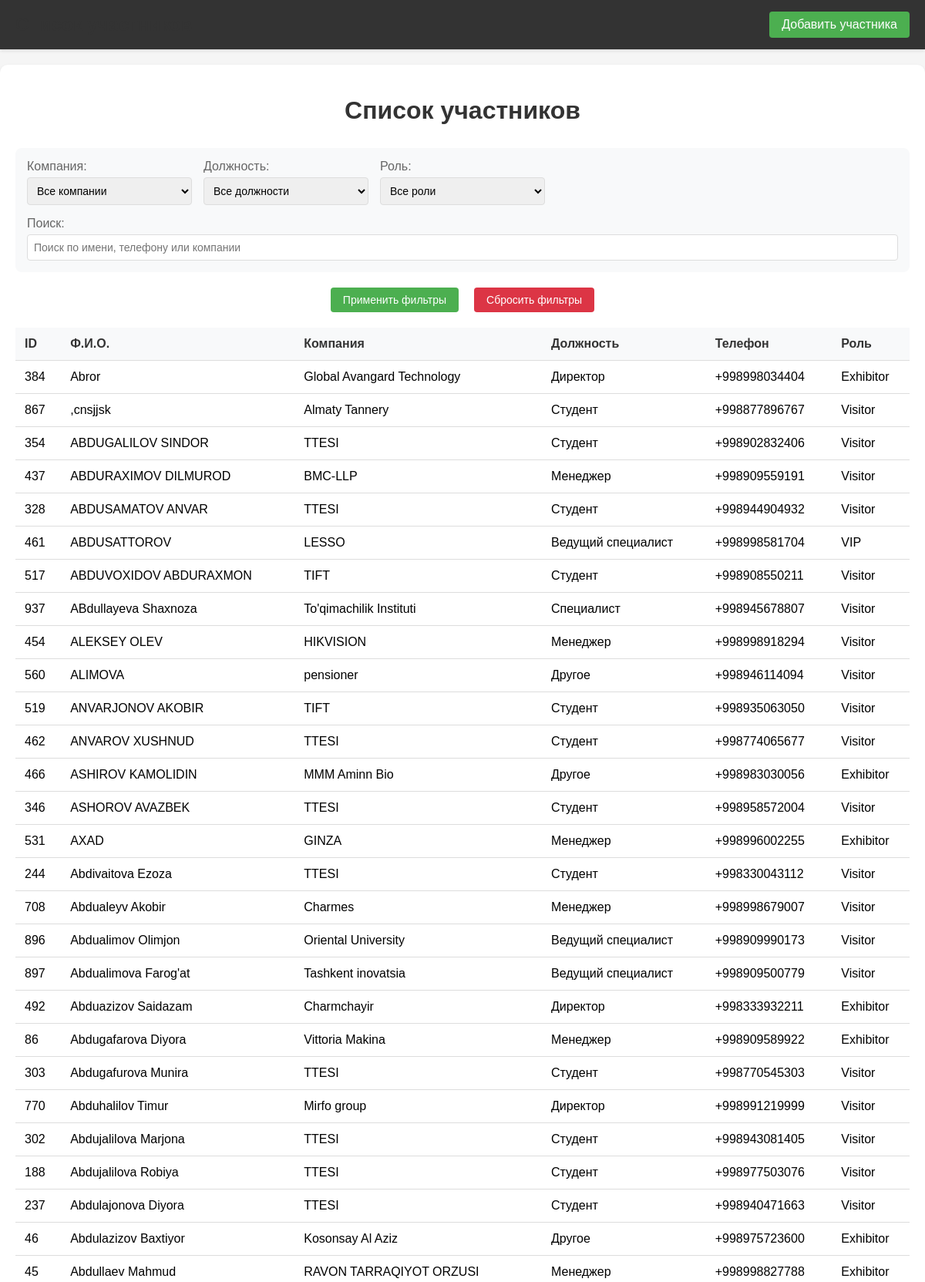
The page /members-list/ (signed in, upper part) on the database its author committed.
### api/models.py (models this page shows, shortened)
class Member(models.Model):
    name = models.CharField(max_length=100, verbose_name="Ф. И. О.")
    company = models.ForeignKey(Company, on_delete=models.CASCADE, verbose_name="Компания")
    position = models.ForeignKey(Position, on_delete=models.PROTECT, verbose_name="Должность")
    phone = models.CharField(max_length=15, verbose_name="Телефон")
    role = models.IntegerField(choices=ROLE_CHOISES.choices, default=3)
    qr_code = models.ImageField(upload_to='qr_codes/members/', blank=True, null=True)
    registration_time = models.TimeField(auto_now_add=True, verbose_name="Дата регистрации")

class Company(models.Model):
    name = models.CharField(max_length=100)

class Position(models.Model):
    name = models.CharField(max_length=100, verbose_name="Название должности")
    code = models.CharField(max_length=20, unique=True, verbose_name="Код должности")
    class Meta:
        ordering = ['name']
        verbose_name = "Должность"
        verbose_name_plural = "Должности"

### api/views.py (the view)
@user_passes_test(lambda u: u.is_superuser)
def members_list_view(request):
    members = Member.objects.all().order_by('name')
    company_filter = request.GET.get('company')
    position_filter = request.GET.get('position')
    role_filter = request.GET.get('role')
    search_query = request.GET.get('search')
    if company_filter:
        members = members.filter(company__id=company_filter)
    if position_filter:
        members = members.filter(position__id=position_filter)
    if role_filter:
        members = members.filter(role=role_filter)
    if search_query:
        members = members.filter(
            Q(name__icontains=search_query) |
            Q(phone__icontains=search_query) |
            Q(company__name__icontains=search_query)
        )
    page = request.GET.get('page', 1)
    paginator = Paginator(members, 50)
    try:
        members_page = paginator.page(page)
    except PageNotAnInteger:
        members_page = paginator.page(1)
    except EmptyPage:
        members_page = paginator.page(paginator.num_pages)
    companies = Company.objects.all().order_by('name')
    positions = Position.objects.all().order_by('name')
    return render(request, 'members_list.html', {
        'members': members_page,
        'companies': companies,
        'positions': positions,
        'roles': ROLE_CHOISES.choices,
        'current_filters': {
            'company': company_filter,
            'position': position_filter,
            'role': role_filter,
            'search': search_query
        }
    })

### template/members_list.html (shortened to what this page needs)
{% load static %}
<!DOCTYPE html>
<html lang="ru">
<head>
</head>
<body>
    <header class="header">
        <div class="header-container">
            <h1 class="header-title">Список участников</h1>
            <nav class="header-nav">
                <a href="{% url 'add_member' %}" class="header-link">Добавить участника</a>
            </nav>
        </div>
    </header>
    <div class="container">
        <h1>Список участников</h1>
        <form method="GET" action="{% url 'members_list' %}">
            <div class="filters">
                <div class="filter-group">
                    <label for="company">Компания:</label>
                    <select name="company" id="company">
                        <option value="">Все компании</option>
                    </select>
                </div>
                <div class="filter-group">
                    <label for="position">Должность:</label>
                    <select name="position" id="position">
                        <option value="">Все должности</option>
                    </select>
                </div>
                <div class="filter-group">
                    <label for="role">Роль:</label>
                    <select name="role" id="role">
                        <option value="">Все роли</option>
                    </select>
                </div>
                <div class="filter-group search-box">
                    <label for="search">Поиск:</label>
                    <input type="text" name="search" id="search" placeholder="Поиск по имени, телефону или компании"
                           value="{{ current_filters.search|default:'' }}">
                </div>
            </div>
            <div class="buttons-container">
                <button type="submit">Применить фильтры</button>
                <button type="button" class="clear-filters" onclick="window.location.href='{% url 'members_list' %}'">
                    Сбросить фильтры
                </button>
            </div>
        </form>
        {% if members %}
            <table class="members-table">
                <thead>
                    <tr>
                        <th>ID</th>
                        <th>Ф.И.О.</th>
                        <th>Компания</th>
                        <th>Должность</th>
                        <th>Телефон</th>
                        <th>Роль</th>
                    </tr>
                </thead>
                <tbody>
                    {% for member in members %}
                        <tr>
                            <td>{{ member.id }}</td>
                            <td>{{ member.name }}</td>
                            <td>{{ member.company.name }}</td>
                            <td>{{ member.position.name }}</td>
                            <td>{{ member.phone }}</td>
                            <td>{{ member.get_role_display }}</td>
                        </tr>
                    {% endfor %}
                </tbody>
            </table>
        {% else %}
            <div class="no-results">
                Участники не найдены
            </div>
        {% endif %}
    </div>
</body>
</html>

### template/members_list.html (style rules this page uses)
body { font-family: Arial, sans-serif; margin: 0; padding: 0; background-color: #f5f5f5; }
.header { background-color: #333; color: white; padding: 15px 0; box-shadow: 0 2px 4px rgba(0, 0, 0, 0.1); }
.header-container { max-width: 1200px; margin: 0 auto; display: flex; justify-content: space-between; align-items: center; padding: 0 20px; }
.header-title { margin: 0; font-size: 1.5rem; }
.header-nav { display: flex; gap: 20px; }
.header-link { color: white; text-decoration: none; padding: 8px 16px; border-radius: 4px; background-color: #4CAF50; transition: background-color 0.3s; }
.container { max-width: 1200px; margin: 20px auto; background-color: white; padding: 20px; border-radius: 10px; box-shadow: 0 2px 4px rgba(0, 0, 0, 0.1); }
h1 { color: #333; text-align: center; margin-bottom: 30px; }
.filters { display: grid; grid-template-columns: repeat(auto-fit, minmax(200px, 1fr)); gap: 15px; margin-bottom: 20px; padding: 15px; background-color: #f8f9fa; border-radius: 8px; }
.filter-group { display: flex; flex-direction: column; }
.filter-group label { margin-bottom: 5px; color: #666; }
select, input[type="text"] { padding: 8px; border: 1px solid #ddd; border-radius: 4px; font-size: 14px; }
.search-box { grid-column: 1 / -1; }
button { padding: 8px 16px; background-color: #4CAF50; color: white; border: none; border-radius: 4px; cursor: pointer; font-size: 14px; }
.members-table { width: 100%; border-collapse: collapse; margin-top: 20px; }
.members-table th, .members-table td { padding: 12px; text-align: left; border-bottom: 1px solid #ddd; }
.members-table th { background-color: #f8f9fa; font-weight: bold; color: #333; }
.clear-filters { background-color: #dc3545; margin-left: 10px; }
.buttons-container { display: flex; justify-content: center; gap: 10px; margin-top: 15px; }

### rows shown on the page
Member: id "384", name "Abror", company.name "Global Avangard Technology", position.name "Директор", phone "+998998034404", role "Exhibitor"
Member: id "867", name ",cnsjjsk", company.name "Almaty Tannery", position.name "Студент", phone "+998877896767", role "Visitor"
Member: id "354", name "ABDUGALILOV SINDOR", company.name "TTESI", position.name "Студент", phone "+998902832406", role "Visitor"
Member: id "437", name "ABDURAXIMOV DILMUROD", company.name "BMC-LLP", position.name "Менеджер", phone "+998909559191", role "Visitor"
Member: id "328", name "ABDUSAMATOV ANVAR", company.name "TTESI", position.name "Студент", phone "+998944904932", role "Visitor"
Member: id "461", name "ABDUSATTOROV", company.name "LESSO", position.name "Ведущий специалист", phone "+998998581704", role "VIP"
Member: id "517", name "ABDUVOXIDOV ABDURAXMON", company.name "TIFT", position.name "Студент", phone "+998908550211", role "Visitor"
Member: id "937", name "ABdullayeva Shaxnoza", company.name "To'qimachilik Instituti", position.name "Специалист", phone "+998945678807", role "Visitor"
Member: id "454", name "ALEKSEY OLEV", company.name "HIKVISION", position.name "Менеджер", phone "+998998918294", role "Visitor"
Member: id "560", name "ALIMOVA", company.name "pensioner", position.name "Другое", phone "+998946114094", role "Visitor"
Member: id "519", name "ANVARJONOV AKOBIR", company.name "TIFT", position.name "Студент", phone "+998935063050", role "Visitor"
Member: id "462", name "ANVAROV XUSHNUD", company.name "TTESI", position.name "Студент", phone "+998774065677", role "Visitor"
Member: id "466", name "ASHIROV KAMOLIDIN", company.name "MMM Aminn Bio", position.name "Другое", phone "+998983030056", role "Exhibitor"
Member: id "346", name "ASHOROV AVAZBEK", company.name "TTESI", position.name "Студент", phone "+998958572004", role "Visitor"
Member: id "531", name "AXAD", company.name "GINZA", position.name "Менеджер", phone "+998996002255", role "Exhibitor"
Member: id "244", name "Abdivaitova Ezoza", company.name "TTESI", position.name "Студент", phone "+998330043112", role "Visitor"
Member: id "708", name "Abdualeyv Akobir", company.name "Charmes", position.name "Менеджер", phone "+998998679007", role "Visitor"
Member: id "896", name "Abdualimov Olimjon", company.name "Oriental University", position.name "Ведущий специалист", phone "+998909990173", role "Visitor"
Member: id "897", name "Abdualimova Farog'at", company.name "Tashkent inovatsia", position.name "Ведущий специалист", phone "+998909500779", role "Visitor"
Member: id "492", name "Abduazizov Saidazam", company.name "Charmchayir", position.name "Директор", phone "+998333932211", role "Exhibitor"
Member: id "86", name "Abdugafarova Diyora", company.name "Vittoria Makina", position.name "Менеджер", phone "+998909589922", role "Exhibitor"
Member: id "303", name "Abdugafurova Munira", company.name "TTESI", position.name "Студент", phone "+998770545303", role "Visitor"
Member: id "770", name "Abduhalilov Timur", company.name "Mirfo group", position.name "Директор", phone "+998991219999", role "Visitor"
Member: id "302", name "Abdujalilova Marjona", company.name "TTESI", position.name "Студент", phone "+998943081405", role "Visitor"
Member: id "188", name "Abdujalilova Robiya", company.name "TTESI", position.name "Студент", phone "+998977503076", role "Visitor"
Member: id "237", name "Abdulajonova Diyora", company.name "TTESI", position.name "Студент", phone "+998940471663", role "Visitor"
Member: id "46", name "Abdulazizov Baxtiyor", company.name "Kosonsay Al Aziz", position.name "Другое", phone "+998975723600", role "Exhibitor"
Member: id "45", name "Abdullaev Mahmud", company.name "RAVON TARRAQIYOT ORZUSI", position.name "Менеджер", phone "+998998827788", role "Exhibitor"
